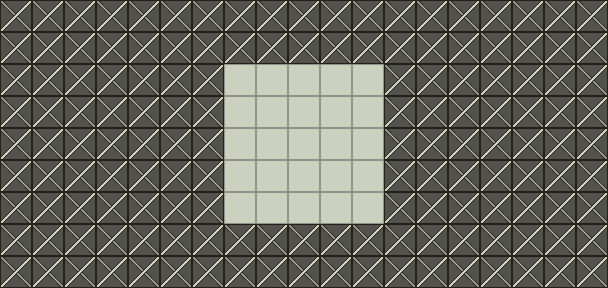

The image is a tile-based game level rendered from a .tmx file. Its description and complete source (layers, tilesets, objects, tile grids) follow:
An orthogonal 19x9 tile map with 32x32 px tiles, 1 tile layer (Tile Layer).

<map version="1.0" orientation="orthogonal" renderorder="right-down" width="19" height="9" tilewidth="32" tileheight="32" infinite="0" backgroundcolor="#8f9389" nextlayerid="3" nextobjectid="512">
<tileset firstgid="1" name="tileset" tilewidth="32" tileheight="32" tilecount="1024" columns="5">
<image source="../tileset.png" width="160" height="160" />
</tileset>
<layer id="1" name="Tile Layer" width="19" height="9">
<data encoding="csv">
2,2,2,2,2,2,2,2,2,2,2,2,2,2,2,2,2,2,2,
2,2,2,2,2,2,2,2,2,2,2,2,2,2,2,2,2,2,2,
2,2,2,2,2,2,2,1,1,1,1,1,2,2,2,2,2,2,2,
2,2,2,2,2,2,2,1,1,1,1,1,2,2,2,2,2,2,2,
2,2,2,2,2,2,2,1,1,1,1,1,2,2,2,2,2,2,2,
2,2,2,2,2,2,2,1,1,1,1,1,2,2,2,2,2,2,2,
2,2,2,2,2,2,2,1,1,1,1,1,2,2,2,2,2,2,2,
2,2,2,2,2,2,2,2,2,2,2,2,2,2,2,2,2,2,2,
2,2,2,2,2,2,2,2,2,2,2,2,2,2,2,2,2,2,2
</data>
</layer>
<objectgroup id="2" name="Object Layer">
</objectgroup>
</map>
